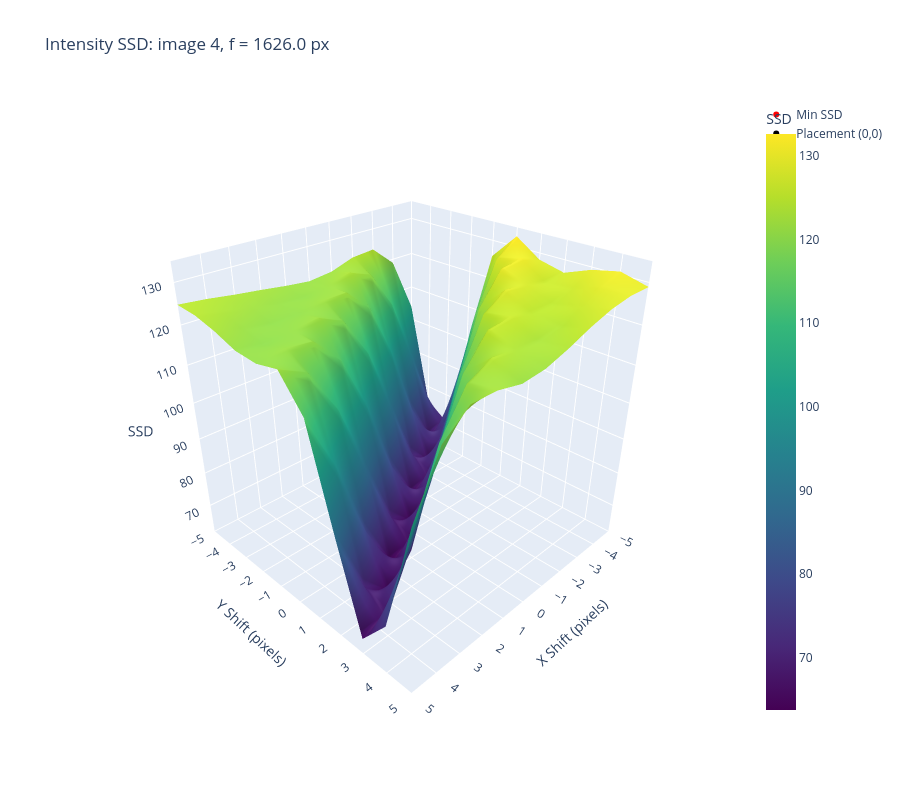
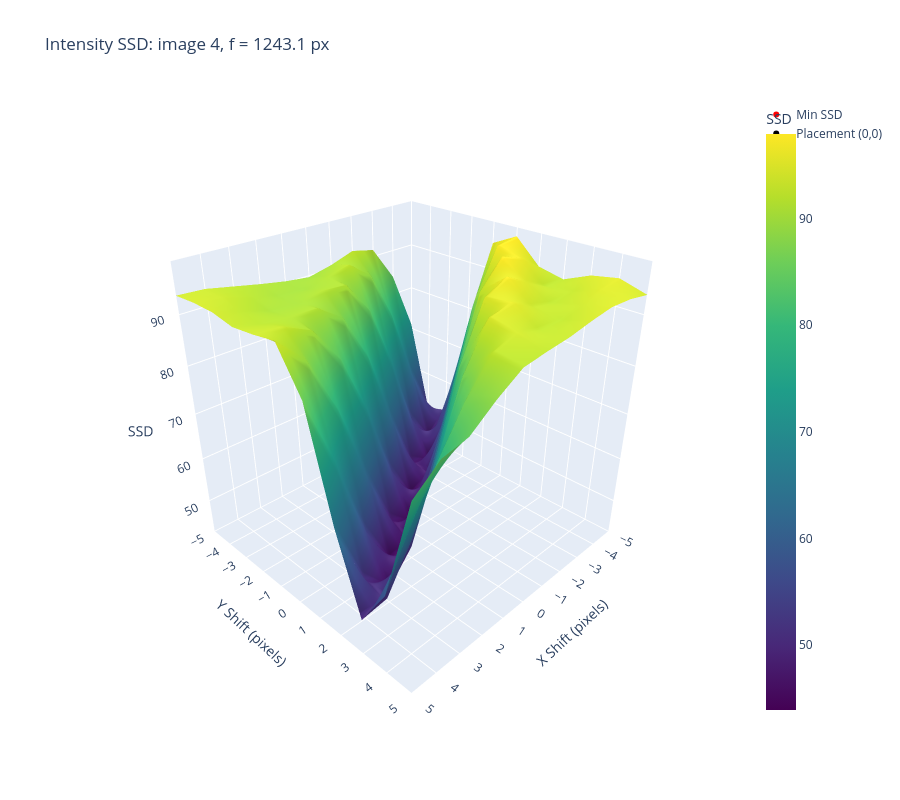

Notebook cell for these charts, in order:
### Code cell
import plotly.graph_objects as go

# SSD surface plots (plotly) - intensity SSD for each focal (same style as lsa_example)
x = np.linspace(-n, n, 2*n + 1)
Y, X = np.meshgrid(x, x)  # ssds indexed [shiftx + n, shifty + n]

for f, ssds in ssd_int.items():
    idrow, idcol = np.unravel_index(np.argmin(ssds), ssds.shape)
    fig = go.Figure()
    fig.add_surface(x=X, y=Y, z=ssds, colorscale='Viridis', colorbar=dict(title='SSD'), name='SSD Surface')
    fig.add_trace(go.Scatter3d(x=[idrow - n], y=[idcol - n], z=[ssds[idrow, idcol]],
                               mode='markers', marker=dict(size=6, color='red'), name='Min SSD'))
    fig.add_trace(go.Scatter3d(x=[0], y=[0], z=[ssds[n, n]],
                               mode='markers', marker=dict(size=6, color='black'), name='Placement (0,0)'))
    fig.update_layout(
        title=f'Intensity SSD: image {im_ind}, f = {f:.1f} px',
        scene=dict(xaxis=dict(title='X Shift (pixels)', range=[-n, n], dtick=1),
                   yaxis=dict(title='Y Shift (pixels)', range=[-n, n], dtick=1),
                   zaxis=dict(title='SSD'),
                   camera=dict(eye=dict(x=1.5, y=1.5, z=1.2)),
                   aspectmode='cube'),
        width=900, height=800)
    fig.show()

### Figure 1 — Plotly figure (JSON) as saved in the notebook; plotly's stock layout.template omitted (floating-point values rounded to 4 significant figures)
{"data": [{"colorbar": {"title": {"text": "SSD"}}, "colorscale": [[0, "#440154"], [0.1111, "#482878"], [0.2222, "#3e4989"], [0.3333, "#31688e"], [0.4444, "#26828e"], [0.5556, "#1f9e89"], [0.6667, "#35b779"], [0.7778, "#6ece58"], [0.8889, "#b5de2b"], [1, "#fde725"]], "name": "SSD Surface", "type": "surface", "x": [[-5.0, -5.0, -5.0, -5.0, -5.0, -5.0, -5.0, -5.0, -5.0, -5.0, -5.0], [-4.0, -4.0, -4.0, -4.0, -4.0, -4.0, -4.0, -4.0, -4.0, -4.0, -4.0], [-3.0, -3.0, -3.0, -3.0, -3.0, -3.0, -3.0, -3.0, -3.0, -3.0, -3.0], [-2.0, -2.0, -2.0, -2.0, -2.0, -2.0, -2.0, -2.0, -2.0, -2.0, -2.0], [-1.0, -1.0, -1.0, -1.0, -1.0, -1.0, -1.0, -1.0, -1.0, -1.0, -1.0], [0.0, 0.0, 0.0, 0.0, 0.0, 0.0, 0.0, 0.0, 0.0, 0.0, 0.0], [1.0, 1.0, 1.0, 1.0, 1.0, 1.0, 1.0, 1.0, 1.0, 1.0, 1.0], [2.0, 2.0, 2.0, 2.0, 2.0, 2.0, 2.0, 2.0, 2.0, 2.0, 2.0], [3.0, 3.0, 3.0, 3.0, 3.0, 3.0, 3.0, 3.0, 3.0, 3.0, 3.0], [4.0, 4.0, 4.0, 4.0, 4.0, 4.0, 4.0, 4.0, 4.0, 4.0, 4.0], [5.0, 5.0, 5.0, 5.0, 5.0, 5.0, 5.0, 5.0, 5.0, 5.0, 5.0]], "y": [[-5.0, -4.0, -3.0, -2.0, -1.0, 0.0, 1.0, 2.0, 3.0, 4.0, 5.0], [-5.0, -4.0, -3.0, -2.0, -1.0, 0.0, 1.0, 2.0, 3.0, 4.0, 5.0], [-5.0, -4.0, -3.0, -2.0, -1.0, 0.0, 1.0, 2.0, 3.0, 4.0, 5.0], [-5.0, -4.0, -3.0, -2.0, -1.0, 0.0, 1.0, 2.0, 3.0, 4.0, 5.0], [-5.0, -4.0, -3.0, -2.0, -1.0, 0.0, 1.0, 2.0, 3.0, 4.0, 5.0], [-5.0, -4.0, -3.0, -2.0, -1.0, 0.0, 1.0, 2.0, 3.0, 4.0, 5.0], [-5.0, -4.0, -3.0, -2.0, -1.0, 0.0, 1.0, 2.0, 3.0, 4.0, 5.0], [-5.0, -4.0, -3.0, -2.0, -1.0, 0.0, 1.0, 2.0, 3.0, 4.0, 5.0], [-5.0, -4.0, -3.0, -2.0, -1.0, 0.0, 1.0, 2.0, 3.0, 4.0, 5.0], [-5.0, -4.0, -3.0, -2.0, -1.0, 0.0, 1.0, 2.0, 3.0, 4.0, 5.0], [-5.0, -4.0, -3.0, -2.0, -1.0, 0.0, 1.0, 2.0, 3.0, 4.0, 5.0]], "z": [[103.9, 75.24, 71.0, 98.98, 126.0, 132.6, 128.4, 126.9, 129.4, 130.7, 129.0], [119.0, 92.97, 68.2, 76.36, 107.9, 128.6, 130.4, 126.2, 126.7, 129.0, 128.9], [124.4, 110.2, 81.42, 65.54, 84.7, 116.0, 129.7, 127.6, 124.9, 126.4, 127.9], [123.9, 120.7, 100.2, 72.24, 68.08, 95.46, 122.0, 128.5, 125.0, 124.0, 126.1], [121.8, 123.3, 115.6, 89.94, 65.91, 74.2, 104.9, 124.8, 126.3, 123.0, 123.8], [121.0, 121.6, 121.8, 107.6, 79.04, 63.75, 82.65, 112.6, 125.7, 123.5, 121.9], [121.7, 120.5, 121.8, 118.6, 97.98, 70.09, 66.06, 92.85, 118.3, 124.4, 121.3], [122.6, 121.0, 120.5, 121.8, 113.6, 87.87, 64.17, 72.76, 102.8, 121.4, 122.7], [123.3, 121.9, 120.3, 120.8, 120.6, 106.5, 78.26, 63.73, 82.75, 111.6, 122.8], [124.2, 123.1, 121.3, 120.0, 121.3, 118.3, 98.22, 70.86, 67.58, 94.03, 117.8], [124.9, 124.4, 123.0, 120.9, 120.5, 121.8, 114.1, 89.21, 65.95, 74.83, 103.9]]}, {"marker": {"color": "red", "size": 6}, "mode": "markers", "name": "Min SSD", "type": "scatter3d", "x": [3], "y": [2], "z": [63.73]}, {"marker": {"color": "black", "size": 6}, "mode": "markers", "name": "Placement (0,0)", "type": "scatter3d", "x": [0], "y": [0], "z": [63.75]}], "layout": {"height": 800, "scene": {"aspectmode": "cube", "camera": {"eye": {"x": 1.5, "y": 1.5, "z": 1.2}}, "xaxis": {"dtick": 1, "range": [-5, 5], "title": {"text": "X Shift (pixels)"}}, "yaxis": {"dtick": 1, "range": [-5, 5], "title": {"text": "Y Shift (pixels)"}}, "zaxis": {"title": {"text": "SSD"}}}, "title": {"text": "Intensity SSD: image 4, f = 1626.0 px"}, "width": 900}}

### Figure 2 — Plotly figure (JSON) as saved in the notebook; plotly's stock layout.template omitted (floating-point values rounded to 4 significant figures)
{"data": [{"colorbar": {"title": {"text": "SSD"}}, "colorscale": [[0, "#440154"], [0.1111, "#482878"], [0.2222, "#3e4989"], [0.3333, "#31688e"], [0.4444, "#26828e"], [0.5556, "#1f9e89"], [0.6667, "#35b779"], [0.7778, "#6ece58"], [0.8889, "#b5de2b"], [1, "#fde725"]], "name": "SSD Surface", "type": "surface", "x": [[-5.0, -5.0, -5.0, -5.0, -5.0, -5.0, -5.0, -5.0, -5.0, -5.0, -5.0], [-4.0, -4.0, -4.0, -4.0, -4.0, -4.0, -4.0, -4.0, -4.0, -4.0, -4.0], [-3.0, -3.0, -3.0, -3.0, -3.0, -3.0, -3.0, -3.0, -3.0, -3.0, -3.0], [-2.0, -2.0, -2.0, -2.0, -2.0, -2.0, -2.0, -2.0, -2.0, -2.0, -2.0], [-1.0, -1.0, -1.0, -1.0, -1.0, -1.0, -1.0, -1.0, -1.0, -1.0, -1.0], [0.0, 0.0, 0.0, 0.0, 0.0, 0.0, 0.0, 0.0, 0.0, 0.0, 0.0], [1.0, 1.0, 1.0, 1.0, 1.0, 1.0, 1.0, 1.0, 1.0, 1.0, 1.0], [2.0, 2.0, 2.0, 2.0, 2.0, 2.0, 2.0, 2.0, 2.0, 2.0, 2.0], [3.0, 3.0, 3.0, 3.0, 3.0, 3.0, 3.0, 3.0, 3.0, 3.0, 3.0], [4.0, 4.0, 4.0, 4.0, 4.0, 4.0, 4.0, 4.0, 4.0, 4.0, 4.0], [5.0, 5.0, 5.0, 5.0, 5.0, 5.0, 5.0, 5.0, 5.0, 5.0, 5.0]], "y": [[-5.0, -4.0, -3.0, -2.0, -1.0, 0.0, 1.0, 2.0, 3.0, 4.0, 5.0], [-5.0, -4.0, -3.0, -2.0, -1.0, 0.0, 1.0, 2.0, 3.0, 4.0, 5.0], [-5.0, -4.0, -3.0, -2.0, -1.0, 0.0, 1.0, 2.0, 3.0, 4.0, 5.0], [-5.0, -4.0, -3.0, -2.0, -1.0, 0.0, 1.0, 2.0, 3.0, 4.0, 5.0], [-5.0, -4.0, -3.0, -2.0, -1.0, 0.0, 1.0, 2.0, 3.0, 4.0, 5.0], [-5.0, -4.0, -3.0, -2.0, -1.0, 0.0, 1.0, 2.0, 3.0, 4.0, 5.0], [-5.0, -4.0, -3.0, -2.0, -1.0, 0.0, 1.0, 2.0, 3.0, 4.0, 5.0], [-5.0, -4.0, -3.0, -2.0, -1.0, 0.0, 1.0, 2.0, 3.0, 4.0, 5.0], [-5.0, -4.0, -3.0, -2.0, -1.0, 0.0, 1.0, 2.0, 3.0, 4.0, 5.0], [-5.0, -4.0, -3.0, -2.0, -1.0, 0.0, 1.0, 2.0, 3.0, 4.0, 5.0], [-5.0, -4.0, -3.0, -2.0, -1.0, 0.0, 1.0, 2.0, 3.0, 4.0, 5.0]], "z": [[70.95, 50.79, 52.63, 76.24, 95.39, 97.94, 93.26, 92.14, 94.32, 95.23, 93.67], [84.01, 62.75, 46.97, 57.71, 82.74, 97.39, 96.23, 92.29, 92.75, 94.61, 94.44], [91.39, 77.57, 54.81, 45.71, 64.36, 88.69, 97.86, 94.57, 92.19, 93.36, 94.64], [92.47, 88.39, 70.26, 48.35, 48.41, 72.29, 92.77, 96.94, 93.22, 92.32, 93.9], [90.83, 92.25, 84.07, 62.28, 44.87, 53.7, 78.64, 94.77, 95.49, 92.46, 92.96], [89.71, 91.14, 90.97, 77.31, 54.53, 43.91, 60.14, 84.02, 94.56, 93.76, 92.44], [90.29, 90.11, 91.41, 87.48, 69.89, 48.15, 46.37, 66.93, 86.39, 92.37, 91.74], [91.2, 90.38, 90.47, 91.22, 83.04, 61.9, 44.65, 51.73, 72.59, 86.59, 88.71], [92.23, 91.65, 90.63, 91.28, 90.47, 77.16, 55.28, 45.31, 59.89, 78.71, 85.0], [93.25, 93.18, 92.18, 91.77, 92.96, 88.8, 71.6, 51.13, 50.8, 70.22, 84.0], [93.53, 93.85, 93.81, 92.91, 93.39, 94.15, 86.27, 65.65, 49.95, 58.95, 79.9]]}, {"marker": {"color": "red", "size": 6}, "mode": "markers", "name": "Min SSD", "type": "scatter3d", "x": [0], "y": [0], "z": [43.91]}, {"marker": {"color": "black", "size": 6}, "mode": "markers", "name": "Placement (0,0)", "type": "scatter3d", "x": [0], "y": [0], "z": [43.91]}], "layout": {"height": 800, "scene": {"aspectmode": "cube", "camera": {"eye": {"x": 1.5, "y": 1.5, "z": 1.2}}, "xaxis": {"dtick": 1, "range": [-5, 5], "title": {"text": "X Shift (pixels)"}}, "yaxis": {"dtick": 1, "range": [-5, 5], "title": {"text": "Y Shift (pixels)"}}, "zaxis": {"title": {"text": "SSD"}}}, "title": {"text": "Intensity SSD: image 4, f = 1243.1 px"}, "width": 900}}
